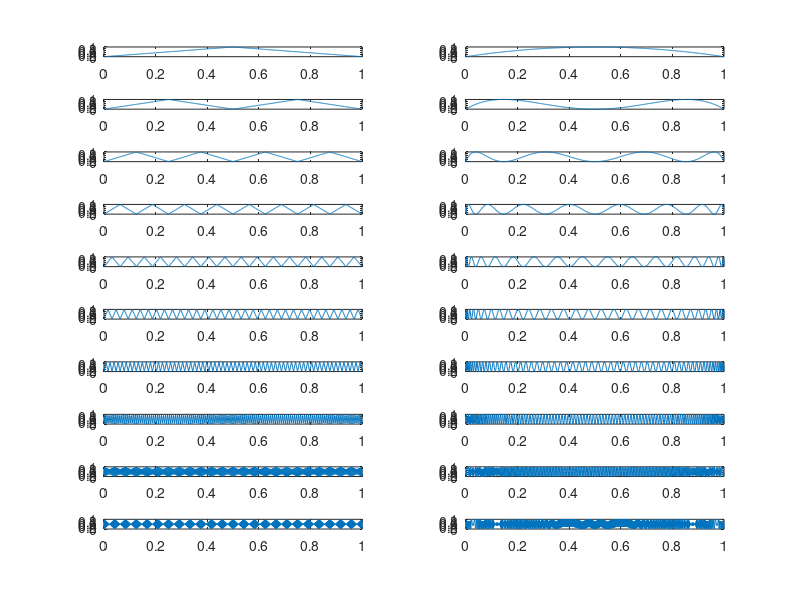

MATLAB code for this plot:
clear;clc;
figure_num=10;
f1=@(x)(x<=0.5).*2.*x+(x>0.5).*(2-2*x);
f2=@(x)4*x.*(1-x);
x=0:0.001:1;
y1=f1(f1(f1(f1(f1(f1(f1(f1(f1(f1(x))))))))));
y1=f1(x);
%y1=0.5+0.5*cos(2*pi*x);
y2=f2(f2(f2(f2(f2(f2(f2(f2(f2(f2(x))))))))));
y2=f2(x);
%y2=0.5+0.5*cos(2*pi*x);
for i=1:figure_num
    subplot(figure_num,2,2*(i-1)+1)
    plot(x,y1);
    subplot(figure_num,2,2*(i-1)+2)
    plot(x,y2);
    y1=f1(y1);
    y2=f2(y2);
end